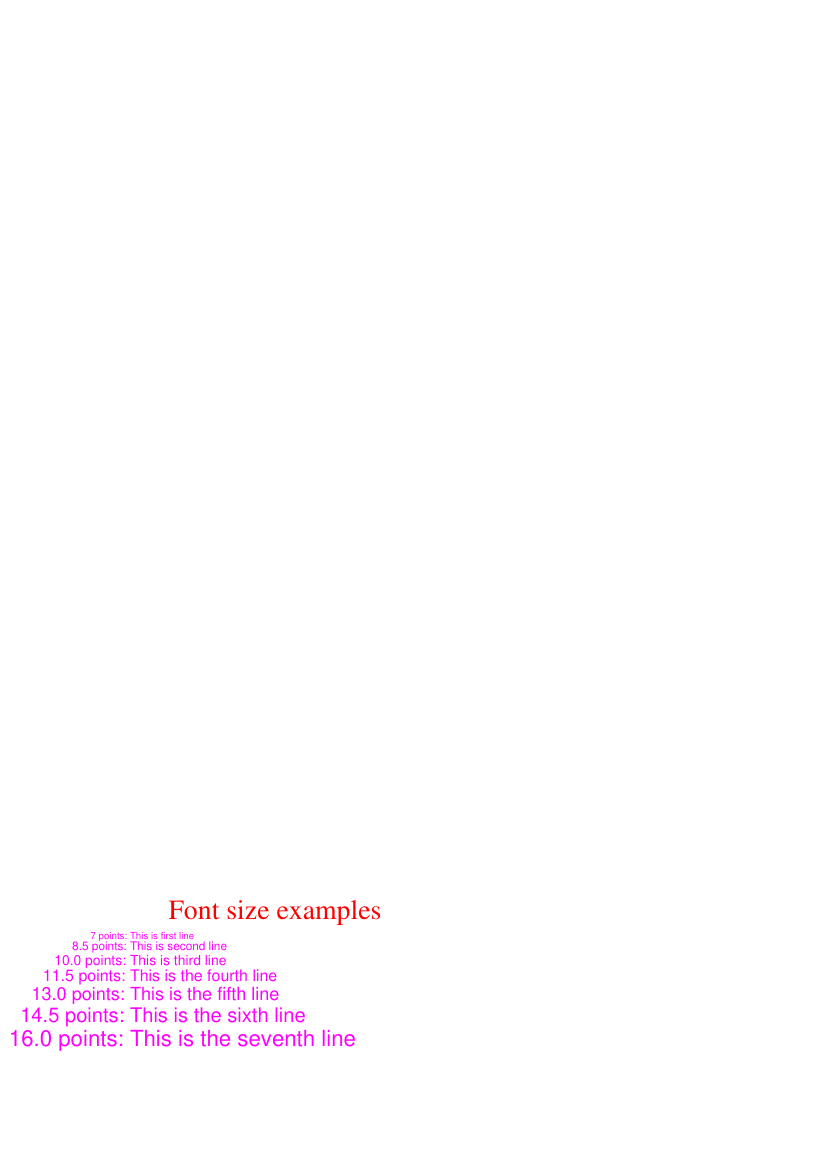

Reproduce this figure in Python.
from reportlab.pdfgen.canvas import Canvas
from reportlab.lib.units import inch
from reportlab.lib.pagesizes import A4
from reportlab.lib.colors import magenta, red


def textsize(canvas):
    # título
    canvas.setFont(psfontname="Times-Roman", size=20)
    canvas.setFillColor(red)
    canvas.drawCentredString(x=2.75*inch, y=2.5*inch, text="Font size examples")

    # Font size examples
    canvas.setFillColor(magenta)
    size = 7
    x = 1.3 * inch
    y = 2.3*inch

    lyrics = ['This is first line', 'This is second line', 'This is third line', 'This is the fourth line',
              'This is the fifth line', 'This is the sixth line', 'This is the seventh line']

    for line in lyrics:
        canvas.setFont("Helvetica", size)
        # Draws a string right-aligned with the x coordinate
        canvas.drawRightString(x=x, y=y, text="%s points: " % size)
        canvas.drawString(x, y, line)
        y = y - size*1.2
        size = size + 1.5


if __name__ == '__main__':
    pdf = Canvas(filename="font_size.pdf", pagesize=A4)
    textsize(pdf)
    pdf.showPage()
    pdf.save()
